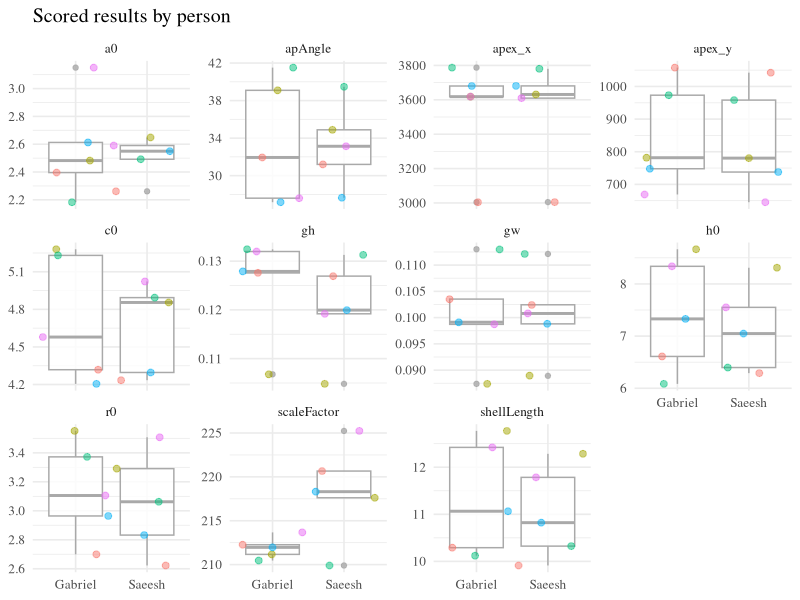
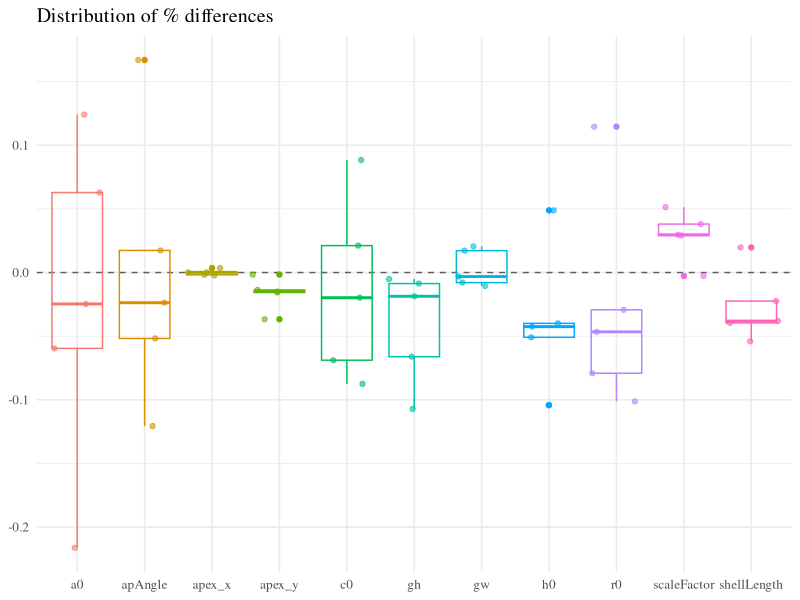
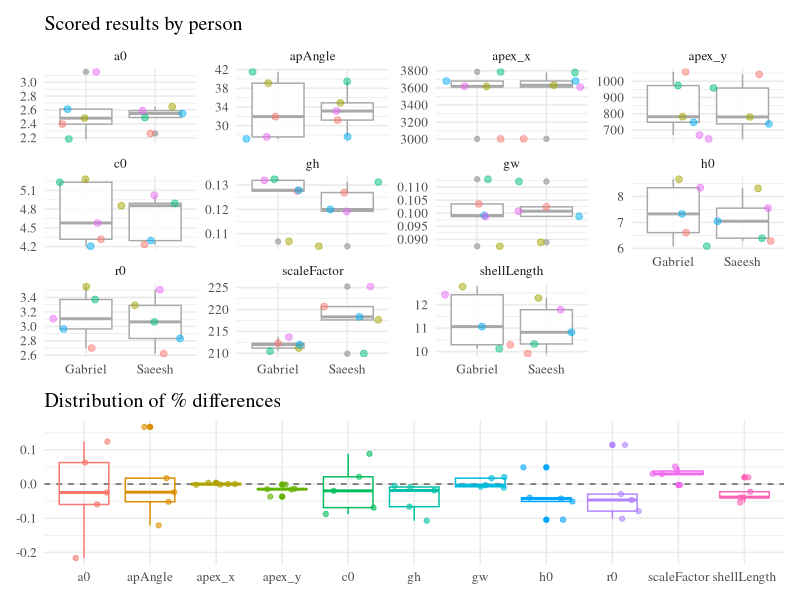

The R source for these figures, in order:
# Author: Saeesh Mangwani
# Date: 2023-08-19

# Description: Investigating potential bias in our classification of shells
# using shellshaper - useful for us to detect consistent sources of divergence,
# which was helpful as we tried to define a clear and reproducible methodology
# for image marking

# ==== Libraries ====
library(readr)
library(dplyr)
library(ggplot2)
library(tidyr)
library(patchwork)

# ==== Paths ====

# output folder for plots
plot_dir <- 'output/bias-analysis'
dir.create(plot_dir)

# ==== Global variables ====

# Custom theme for plots
theme_shape <- function(size=12, font='serif'){
  theme_minimal(base_size=size, base_family = font) +
    theme(plot.background = element_rect(fill='white', colour=NA))
}

# ==== Reading data ====

# Reading results from independently classified sample images
p1 <- read_csv('data/bias-test/parameters-saeesh.txt') %>% 
  mutate(person = 'Saeesh')
p2 <- read_csv('data/bias-test/parameters-gabs.txt') %>% 
  mutate(person = 'Gabriel')
# Joining to 1 table, named by person.
params <- bind_rows(p1, p2)

# ==== Plotting data to investigate potential bias ====

# Distributions of all params split by person - helps visualize potentially
# consistent bias
p1 <- params %>% 
  pivot_longer(gw:scaleFactor, names_to='var', values_to = 'value') %>% 
  ggplot() +
  geom_boxplot(aes(y=value, x=person), colour='darkgrey', alpha=0.8, show.legend=F) +
  geom_jitter(aes(y=value, x =person, colour=snailID), size=2, alpha=0.5, width=0.5,
              show.legend=F) +
  theme_shape() +
  facet_wrap(facets='var', scales = 'free_y') +
  labs(x=NULL, y=NULL, title='Scored results by person')
ggsave(file.path(plot_dir, 'bias-point-plot.png'), plot=p1, 
       width=7, height=6, dpi=300, scale=1.2)

# Calculating pairwise differences in our assigned values for each image 
diff_tab <- params %>% 
  pivot_longer(gw:scaleFactor, names_to='var', values_to = 'value') %>% 
  # Grouping by variable and snailID, so each group is just a table of 2 rows
  # with one value from each of me and Gabs
  group_by(var, snailID) %>% 
  group_modify(~{
    # Getting both values
    vals <- .x$value
    # Absolute difference
    diff <- vals[1] - vals[2]
    # Relative difference (i.e difference as a proportion of the original
    # magnitude of the data, represented by the starting point of the
    # difference)
    relv_diff <- diff/vals[1]
    # Adding both difference back to the original table
    .x %>% 
      mutate(diff = diff, relv_diff = relv_diff) %>% 
      dplyr::select(person, value, diff, relv_diff)
  }) %>% 
  ungroup()

# plotting distribution of relative differences - overall pretty well centered
# at 0
p2 <- diff_tab %>% 
  dplyr::select(-person, -value) %>% 
  distinct() %>% 
  ggplot(aes(y = relv_diff, x = var, colour=var)) +
  geom_hline(aes(yintercept=0), linetype='dashed', alpha=0.6) +
  geom_boxplot(fill=NA) +
  geom_jitter(alpha=0.6) +
  theme_shape() +
  guides(colour='none') +
  labs(x = NULL, y=NULL, title='Distribution of % differences')
ggsave(file.path(plot_dir, 'bias-reltv-diffs.png'), plot=p2, 
       width=7, height=5, dpi=300, scale=1.2)

# Creating a combined mosaic to synthesize both results
mosaic <- p1/p2 + plot_layout(heights = c(2,1))
ggsave(file.path(plot_dir, 'bias-analysis.png'), plot=mosaic, 
       width=7, height=7, dpi=300, scale=1.2)
